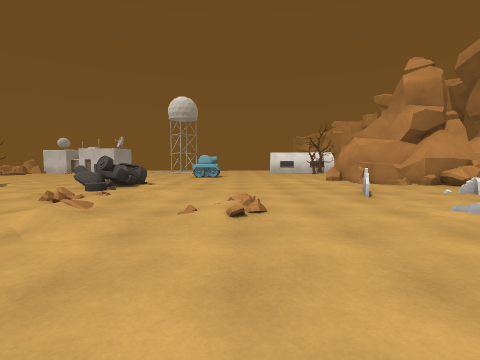
View 1 (above)

24 first-person views from a walk through a 3-D level made in the Unity game engine. The camera is 1.3 m above the floor, tilts 4° down and sees 85° across. The floor is counted in squares, 1 m on a side. Each view is taken from the middle of a square. On the plan, view 1 faces up. The plan holds only what a view shows up to about 13 squares ahead; the rest is blank. The place goes on beyond the plan.

View 2
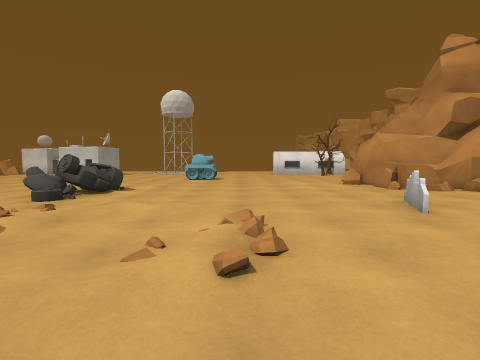

View 3
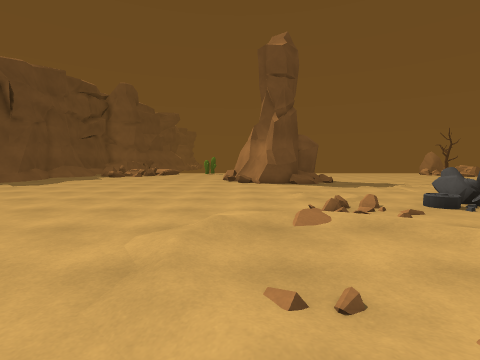

View 4
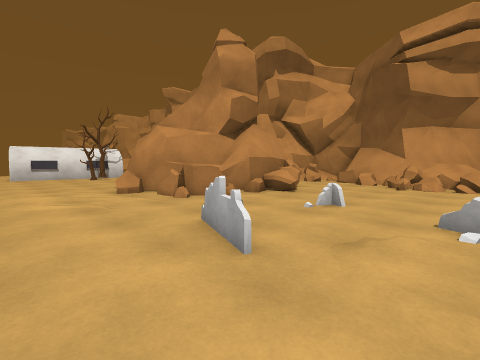

View 5
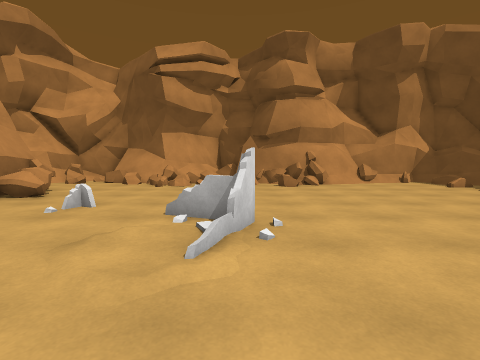

View 6
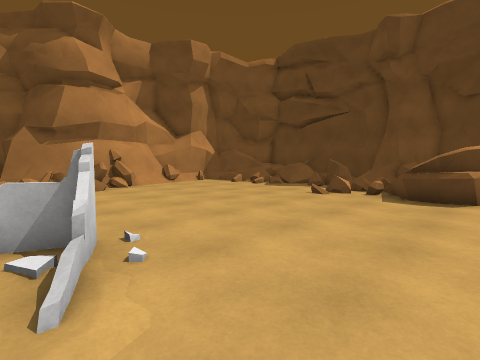

View 7
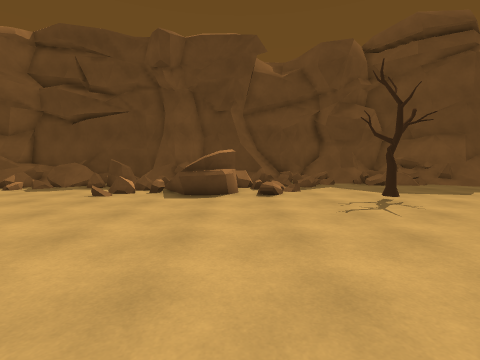

View 8
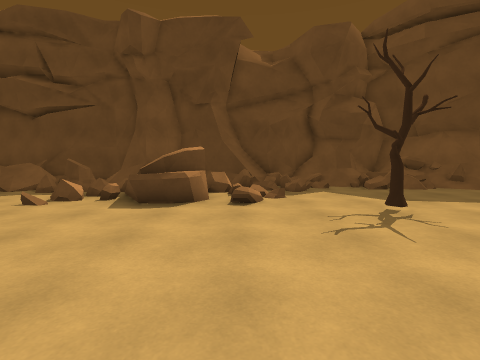

View 9
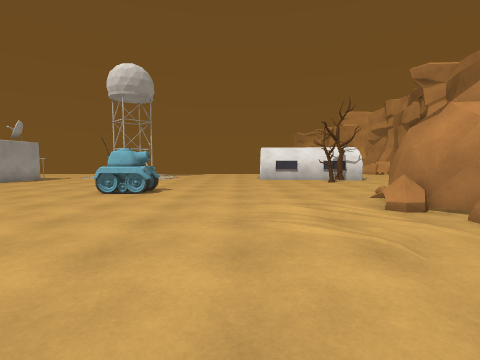

View 10
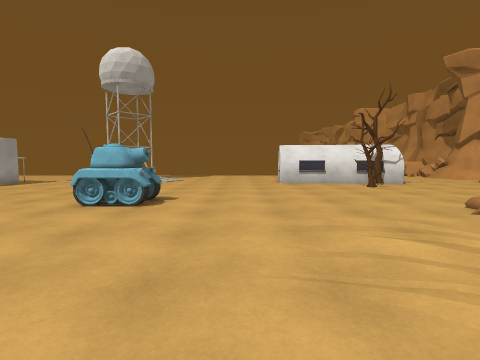

View 11
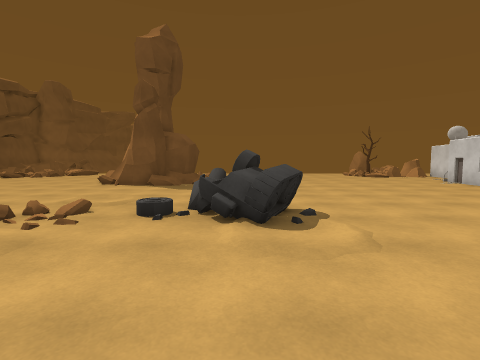

View 12
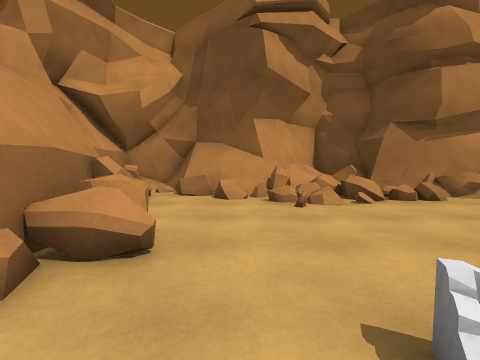

View 13
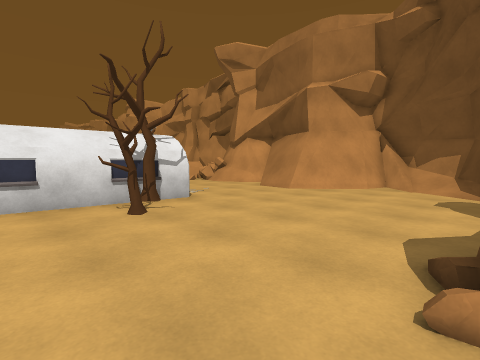

View 14
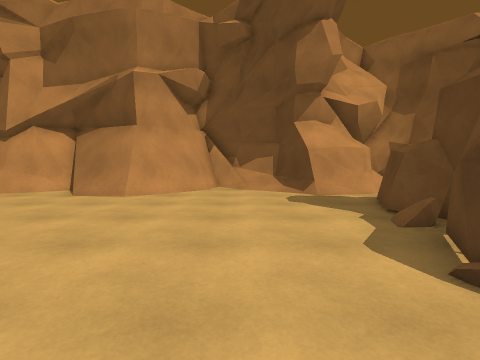

View 15
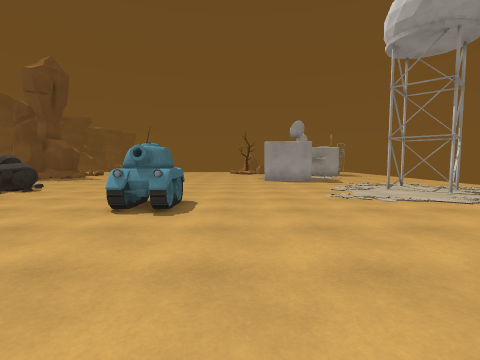

View 16
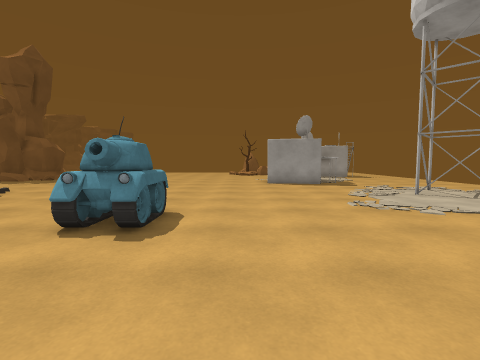

View 17
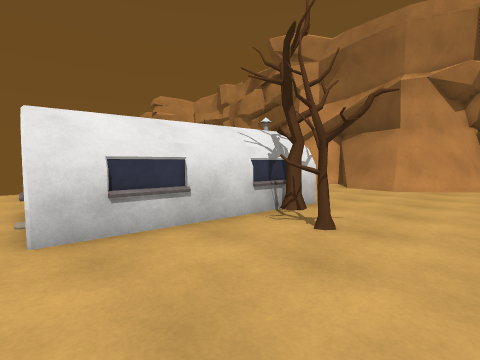

View 18
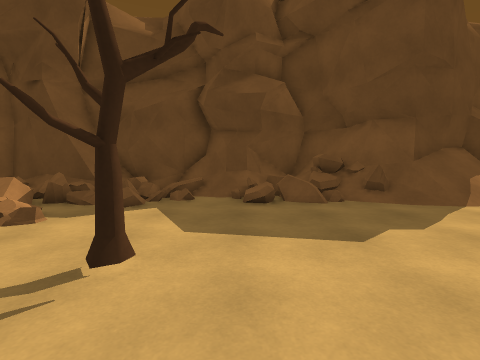

View 19
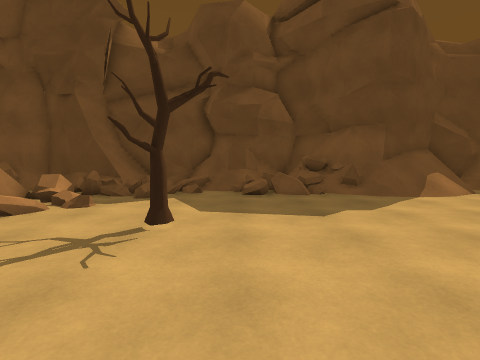

View 20
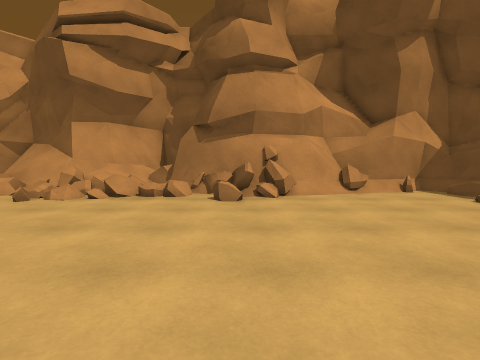

View 21
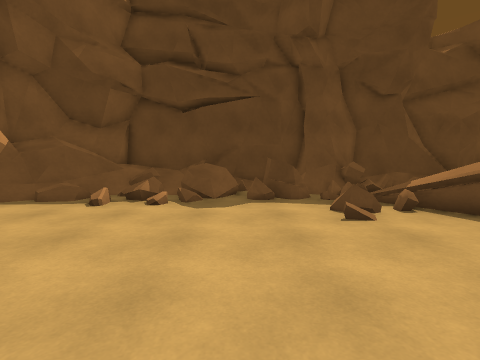

View 22
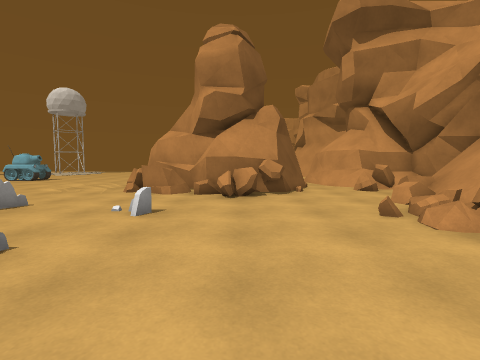

View 23
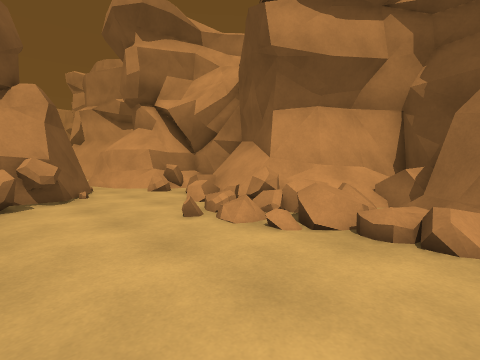

View 24
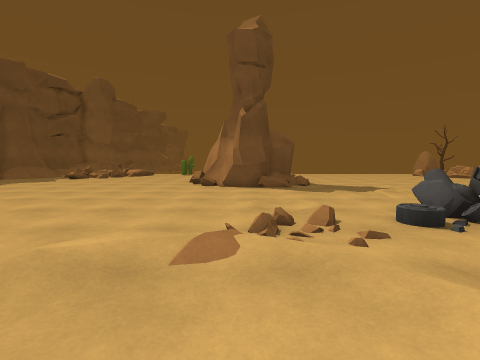

### Floor plan
Key: @ floor where view 1 was taken; # wall or solid block; x gap in a wall; . main floor; : floor 0.25 m higher than the main floor; + floor 0.5 m higher than the main floor; * floor 0.75 m higher than the main floor; / step, stairs or slope; = window, fence, low wall or low ledge; ^ raised ledge; T tree; A tank; B building; O other object.
Columns run from 14 left of view 1 to 21 right of it. Each row starts with its distance up from view 1.
 31     ..........   .BBBBBBB .....##
 30     ...........  .BBBBBBBB....=##
 29     ............ .....BTB.....=##
 28     .................TT.......=##
 27     ..................T........###
 26     ............................####
 25  .. ..............................##
 24  ...............................===#
 23  .........AAA.................../O##
 22  .........AAA................../###
 21  .....................###.....=##
 20  ....................#######...##
 19  ....................##   ####.##
 18  ...................=##     ##.=^^##
 17  .....................##    ##..OxO#
 16 .....................=^###  ##..=#.#
 15 ......##==...........#^=#####....#=#
 14 ......##=................=^=....=# #
 13 ......==x.................=.....x* #
 12 ................................####
 11 ...................=............=###
 10 .......//..//......=....=........+=#
  9  .......///.../.............../.*+*#
  8  ......./:..../.............../x..:
  7 .........:....//..... =............=
  6 ........../..//......##........::###
  5 ........../:/..................###
  4 ..............................==#
  3 ..............................###
  2 ...............................##
  1 ...............................=#
  0 ..............@.................##
 -1 ................................##
 -2 ............T...................=#
 -3 ................O.==.............#
 -4   ..............O#=#xx=.........=#
 -5   .............:.#= +//.....///..#
 -6   ..............#== :./#x=#/=/.O.##
 -7  ./////.///..=#x=== #=.#^=^=#..#==#
 -8 /////=====/.:==:==####==#=^===O=###
 -9 =/####====///:O#### ########=# =##
-10 ### ##=^:###:####         #######
-11      ##=######
-12       ###

Where each view was taken, in squares from view 1:
view 1: 0 up, 0 right, facing up
view 2: 3 up, 0 right, facing up
view 3: 6 up, 1 right, facing left
view 4: 7 up, 2 right, facing up-right
view 5: 6 up, 2 right, facing right
view 6: 7 up, 3 right, facing down-right
view 7: 7 up, 3 right, facing down
view 8: 5 up, 2 right, facing down
view 9: 11 up, 2 right, facing up
view 10: 14 up, 1 right, facing up
view 11: 14 up, 0 right, facing left
view 12: 12 up, 8 right, facing right
view 13: 21 up, 5 right, facing up-right
view 14: 24 up, 6 right, facing right
view 15: 25 up, 5 right, facing left
view 16: 25 up, 3 right, facing left
view 17: 25 up, 3 right, facing up-right
view 18: 1 up, 4 left, facing down
view 19: 3 up, 4 left, facing down
view 20: 3 up, 7 right, facing right
view 21: 3 up, 11 right, facing down
view 22: 4 up, 12 right, facing up
view 23: 5 up, 12 right, facing up-right
view 24: 8 up, 1 left, facing left
